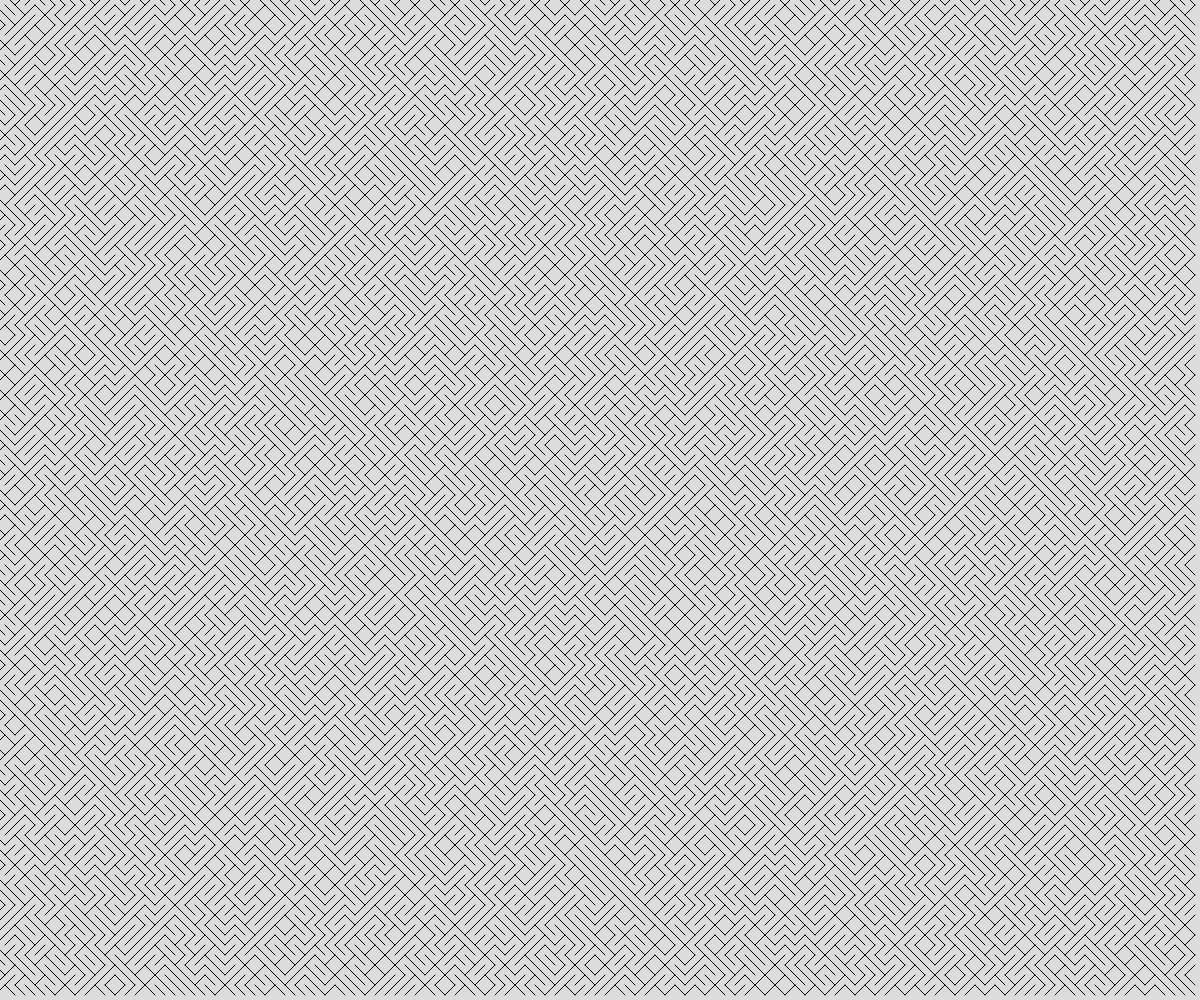
Frame 1 (no input)
Frame 60 (no input): identical to frame 1, image omitted
Frame 120 (the mouse pressed at the canvas centre since frame 60): identical to frame 1, image omitted

The p5.js sketch that drew this single still picture (run headless with seeded random() and noise() and a simulated clock; from frame 60 on, the mouse is pressed at the canvas centre):

// p5.js sketch
// ── sketch.js
// Project Title
// Your Name
// Date
//
// Extra for Experts:
// - describe what you did to take this project "above and beyond"

let gridSpacing;
let tempSeed;

function setup() {
  createCanvas(windowWidth, windowHeight);
  rectMode(CENTER);
  tempSeed = random(0,1000000000);
  gridSpacing = map((width+height),0,(width+height),40,10);
  console.log(gridSpacing);
  strokeWeight(1);
}

function draw() {
  randomSeed(tempSeed);
  background(220);
  drawLines();
}

function drawLines() {
  for(let x=0; x<width; x+=gridSpacing){
    for(let y=0; y<height; y+=gridSpacing) {
      let choice = int(random(2));
      if(choice===1) {
        diagAsc(x,y,gridSpacing);
      } else if(choice===0) {
        diagDesc(x,y,gridSpacing);
      }
    }
  }
}

function diagAsc(x,y,s) {
  line(x-s/2, y+s/2, x+s/2, y-s/2);
}

function diagDesc(x,y,s) {
  line(x+s/2, y+s/2, x-s/2, y-s/2);
}
